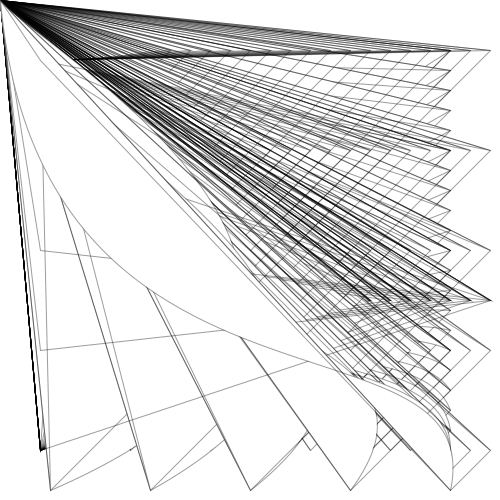
Frame 1 (no input)
Frame 60 (the mouse pressed at the canvas centre just before this capture): identical to frame 1, image omitted
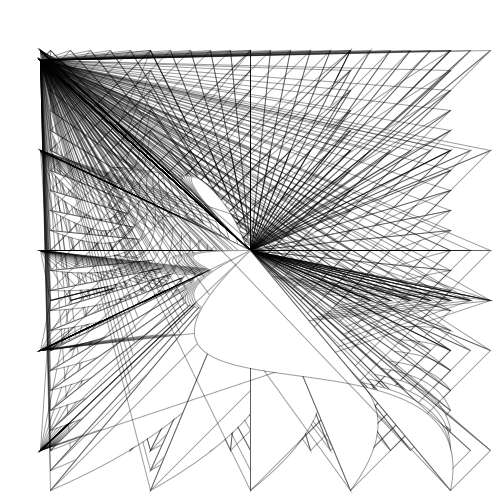
Frame 120 (the mouse held since frame 60 and released just before this capture)

The Processing sketch that drew these frames (run headless with seeded random() and noise(); from frame 60 on, the mouse is pressed at the canvas centre):

// Processing sketch: processing_62127
// ── processing_62127.pde

void setup(){
size(500, 500);
smooth();
}

void draw(){
  background(255);
  for(int i = 50; i < width; i = i + 20) { 
    for(int j = 50; j < height; j = j + 100) {
      stroke(0,99);
      noFill ();
        triangle (i,j,40,60,mouseX,mouseY );
        triangle (mouseX,mouseY,40,j,i,300);
      fill(255);
        bezier (mouseY,mouseX,40,j,i,300,j,i);
      noFill ();
        triangle (mouseX,mouseY,40,60,j,i);
        triangle (mouseX,mouseY,j,i,i,j);
  }
  }
}
